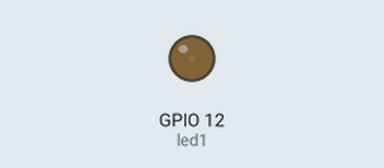
The sketch below on a simulated ESP32. On the bench: output pins drawn as LEDs (lit = HIGH).

Above: at 0.05 s.
At 1.85 s:
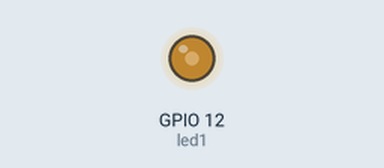
At 3.7 s:
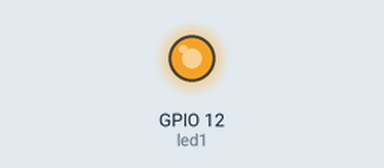
At 7.35 s:
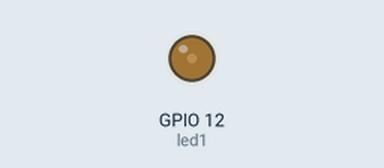
Timing chart, 0 to 10.7 s (numbered marks = the images above):
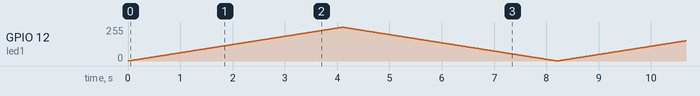

The sketch:

ESP32-PWM-Led_ejemplo_simple.ino
```cpp
const int led1 = 12;

void setup() {
  pinMode(led1, OUTPUT);
  // Configuramos el pin para PWM
  // Parámetros: LedcAttachChannel(pin, frecuencia_Hz, resolution_bits, canal).
  // Usamos una frecuenciai estándar de 5000Hz y una resolución de 12 bits.
  ledcAttachChannel(led1, 5000, 12, 0);

}

void loop() {
  // Como la resolución es de 12 bits, 2^12 = 4096,
  // entonces el PWM puede tener valores dessde 0 a 4095.
  // Aumentamos el brillo de 0 a 4095
  for (int brillo = 0; brillo <= 4045; brillo++) {
    ledcWrite(led1, brillo);
    delay(1);
  }

  // Disminuimos el brillo de 4095 a 0
  for (int brillo = 4095; brillo >= 0; brillo--) {
    ledcWrite(led1, brillo);
    delay(1);
  }


}
```
